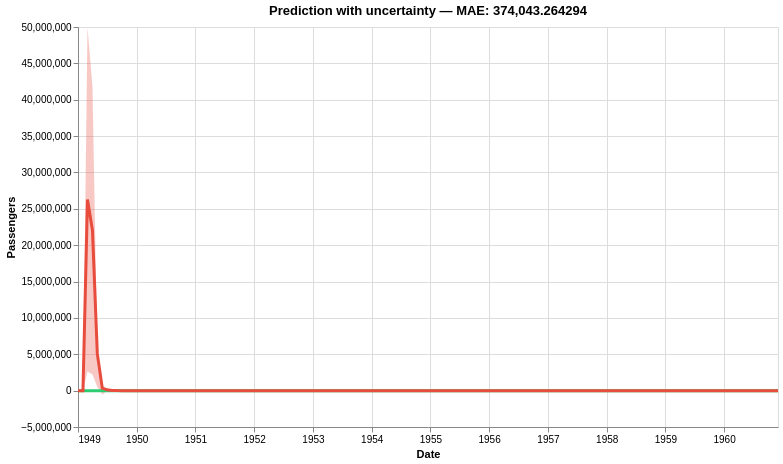

Notebook cell for this chart:
### Markdown cell above
[Quantile regression](https://www.wikiwand.com/en/Quantile_regression) is useful when you're not so much interested in the accuracy of your model, but rather you want your model to be good at ranking observations correctly. The typical way to perform quantile regression is to use a special loss function, namely the quantile loss. The quantile loss takes a parameter, $\alpha$ (alpha), which indicates which quantile the model should be targeting. In the case of $\alpha = 0.5$, then this is equivalent to asking the model to predict the median value of the target, and not the most likely value which would be the mean. 

A nice thing we can do with quantile regression is to produce a prediction interval for each prediction. Indeed, if we predict the lower and upper quantiles of the target then we will be able to obtain a "trust region" in between which the true value is likely to belong. Of course, the likeliness will depend on the chosen quantiles. For a slightly more detailed explanation see [this](https://medium.com/the-artificial-impostor/quantile-regression-part-1-e25bdd8d9d43) blog post.

As an example, let us take the [simple nowcasting model we built in another notebook](building-a-simple-nowcasting-model.md). Instead of predicting the mean value of the target distribution, we will predict the 5th, 50th, 95th quantiles. This will require training three separate models, so we will encapsulate the model building logic in a function called `make_model`. We also have to slightly adapt the training loop, but not by much. Finally, we will draw the prediction interval along with the predictions from for 50th quantile (i.e. the median) and the true values.

### Code cell
import calendar
import math
import altair as alt
import pandas as pd

from river import compose
from river import datasets
from river import linear_model
from river import metrics
from river import optim
from river import preprocessing
from river import stats


def get_ordinal_date(x):
    return {'ordinal_date': x['month'].toordinal()}    


def get_month_distances(x):
    return {
        calendar.month_name[month]: math.exp(-(x['month'].month - month) ** 2)
        for month in range(1, 13)
    }


def make_model(alpha):
    
    extract_features = compose.TransformerUnion(get_ordinal_date, get_month_distances)

    scale = preprocessing.StandardScaler()

    learn = linear_model.LinearRegression(
        intercept_lr=0,
        optimizer=optim.SGD(0.03),
        loss=optim.losses.Quantile(alpha=alpha)
    )

    model = extract_features | scale | learn
    model = preprocessing.TargetStandardScaler(regressor=model)

    return model


# Metric
metric = metrics.MAE()

# Models
models = {
    'lower': make_model(alpha=0.05),
    'center': make_model(alpha=0.5),
    'upper': make_model(alpha=0.95)
}

# Storage
dates = []
y_trues = []
y_preds = {
    'lower': [],
    'center': [],
    'upper': []
}

# Training loop
for x, y in datasets.AirlinePassengers():
    y_trues.append(y)
    dates.append(x['month'])
    
    for name, model in models.items():
        y_preds[name].append(model.predict_one(x))
        model.learn_one(x, y)

    metric.update(y, y_preds['center'][-1])



df = pd.DataFrame({
    "Date": dates,
    "Truth": y_trues,
    "Prediction": y_preds["center"],
    "Lower": y_preds["lower"],
    "Upper": y_preds["upper"]
})

base = alt.Chart(df).encode(
    x=alt.X("Date:T", title="Date")
)

# Truth line (green)
truth_line = base.mark_line(
    color="#2ecc71",
    strokeWidth=3
).encode(
    y=alt.Y("Truth", title="Passengers")
)

# Prediction line (red)
pred_line = base.mark_line(
    color="#e74c3c",
    strokeWidth=3
).encode(
    y="Prediction"
)

# Prediction interval (shaded area)
band = base.mark_area(
    color="#e74c3c",
    opacity=0.3
).encode(
    y="Lower",
    y2="Upper"
)

# Combine all
chart = (band + truth_line + pred_line).properties(
    title=f"Prediction with uncertainty — {metric}",
    width=700,
    height=400
).interactive()

chart

### Figure 1 — Vega-Lite specification as saved in the notebook (floating-point values rounded to 4 significant figures; data arrays with more than 128 entries replaced by an {"elided": "..."} marker saying what was removed)
{"config": {"view": {"continuousWidth": 300, "continuousHeight": 300}}, "layer": [{"mark": {"type": "area", "color": "#e74c3c", "opacity": 0.3}, "encoding": {"x": {"field": "Date", "title": "Date", "type": "temporal"}, "y": {"field": "Lower", "type": "quantitative"}, "y2": {"field": "Upper"}}, "name": "view_803117eb4aaaa752_0"}, {"mark": {"type": "line", "color": "#2ecc71", "strokeWidth": 3}, "encoding": {"x": {"field": "Date", "title": "Date", "type": "temporal"}, "y": {"field": "Truth", "title": "Passengers", "type": "quantitative"}}}, {"mark": {"type": "line", "color": "#e74c3c", "strokeWidth": 3}, "encoding": {"x": {"field": "Date", "title": "Date", "type": "temporal"}, "y": {"field": "Prediction", "type": "quantitative"}}}], "data": {"name": "data-59b939e8742f4f92cd21c6d1d8066497"}, "height": 400, "params": [{"name": "param_1e9efca18e7a2868", "select": {"type": "interval", "encodings": ["x", "y"]}, "bind": "scales", "views": ["view_803117eb4aaaa752_0"]}], "title": "Prediction with uncertainty — MAE: 374,043.264294", "width": 700, "$schema": "https://vega.github.io/schema/vega-lite/v6.1.0.json", "datasets": {"data-59b939e8742f4f92cd21c6d1d8066497": {"elided": "144 records"}}}
